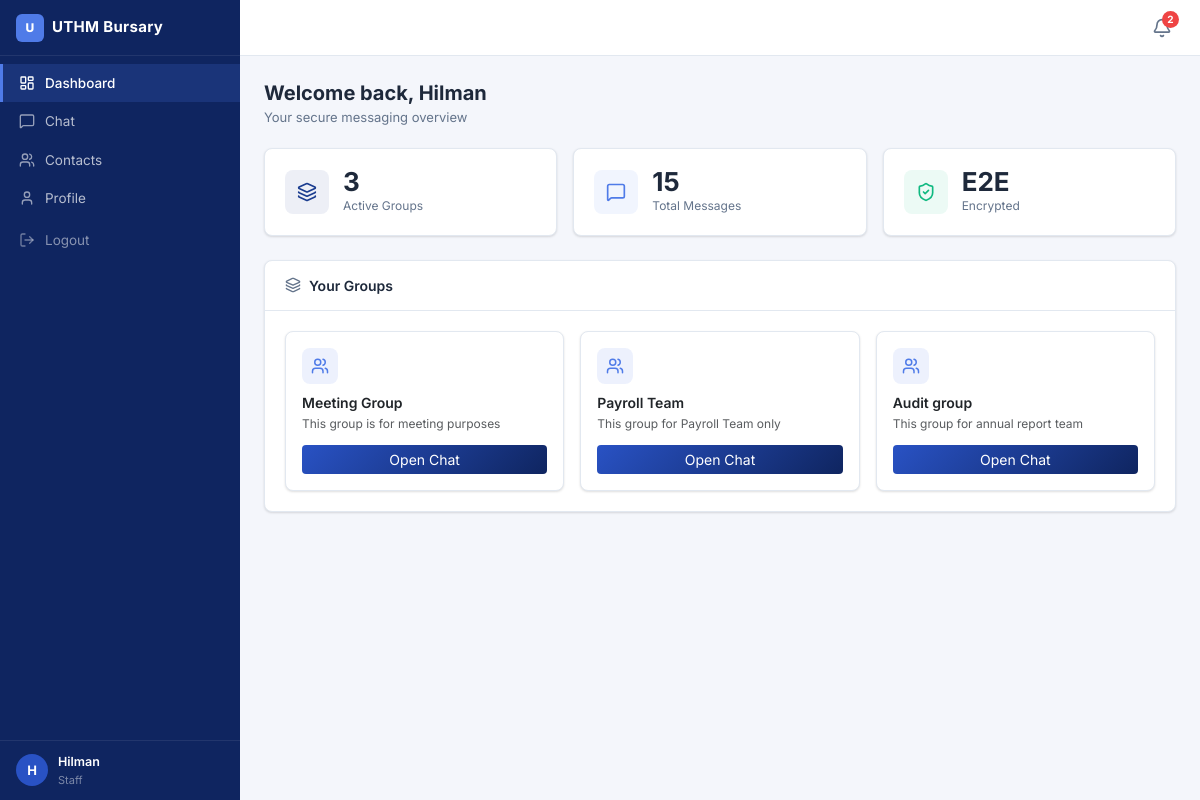
Screenshot of /staff/dashboard.php (signed in) with the database file from the repository.
### tables this page shows
CREATE TABLE `groups` (
  `group_id` int NOT NULL,
  `group_name` varchar(100) NOT NULL,
  `description` text,
  `created_by` int NOT NULL,
  `created_at` timestamp NOT NULL DEFAULT CURRENT_TIMESTAMP
);

### staff/dashboard.php (the view, shortened to what this page needs)
<?php
require_once '../config/database.php';
$user_id = $_SESSION['user_id'];
$stmt = $pdo->prepare("
    SELECT g.* FROM `groups` g
    JOIN group_members gm ON g.group_id = gm.group_id
    WHERE gm.user_id = ?
");
$stmt->execute([$user_id]);
$groups = $stmt->fetchAll();
$stmt = $pdo->prepare("
    SELECT COUNT(*) as total FROM messages
    WHERE (receiver_id = ? OR group_id IN (
        SELECT group_id FROM group_members WHERE user_id = ?
    ))
");
$stmt->execute([$user_id, $user_id]);
$msg_count = $stmt->fetch()['total'];
include '../includes/header.php';
?>
<div class="page-header">
    <div>
        <h1>Welcome back, <?php echo htmlspecialchars($_SESSION['name']); ?></h1>
        <div class="page-subtitle">Your secure messaging overview</div>
    </div>
</div>
<div class="stat-grid">
    <div class="stat-card">
        <div class="stat-icon stat-icon--blue">
            <i data-lucide="layers"></i>
        </div>
        <div>
            <div class="stat-value"><?php echo count($groups); ?></div>
            <div class="stat-label">Active Groups</div>
        </div>
    </div>
    <div class="stat-card">
        <div class="stat-icon stat-icon--indigo">
            <i data-lucide="message-square"></i>
        </div>
        <div>
            <div class="stat-value"><?php echo $msg_count; ?></div>
            <div class="stat-label">Total Messages</div>
        </div>
    </div>
    <div class="stat-card">
        <div class="stat-icon stat-icon--green">
            <i data-lucide="shield-check"></i>
        </div>
        <div>
            <div class="stat-value">E2E</div>
            <div class="stat-label">Encrypted</div>
        </div>
    </div>
</div>
<div class="card">
    <div class="card-header">
        <i data-lucide="layers"></i>
        Your Groups
    </div>
    <div class="card-body">
        <?php if (empty($groups)): ?>
            <p class="text-muted mb-0">You are not assigned to any groups yet.</p>
        <?php else: ?>
            <div class="row g-3">
                <?php foreach ($groups as $group): ?>
                    <div class="col-md-4 col-sm-6">
                        <div class="group-card">
                            <div class="group-card-icon">
                                <i data-lucide="users"></i>
                            </div>
                            <div>
                                <div class="fw-semibold" style="font-size:14px;">
                                    <?php echo htmlspecialchars($group['group_name']); ?>
                                </div>
                                <?php if (!empty($group['description'])): ?>
                                <div class="text-muted" style="font-size:12px;margin-top:2px;">
                                    <?php echo htmlspecialchars($group['description']); ?>
                                </div>
                                <?php endif; ?>
                            </div>
                            <a href="chat.php?type=group&id=<?php echo $group['group_id']; ?>"
                               class="btn btn-sm btn-gradient mt-1">
                                Open Chat
                            </a>
                        </div>
                    </div>
                <?php endforeach; ?>
            </div>
        <?php endif; ?>
    </div>
</div>
<?php include '../includes/footer.php'; ?>

### assets/css/theme.css (style rules this page uses)
:root { --primary: #1A3C8F; --primary-light: #2952C4; --primary-dark: #0F2560; --accent: #4F7BE8; --surface: #F4F6FB; --border: #E2E8F0; --text: #1E293B; --text-muted: #64748B; --white: #FFFFFF; --danger: #EF4444; --success: #10B981; --warning: #F59E0B; --info: #3B82F6; --sidebar-w: 240px; --topbar-h: 56px; --radius: 8px; --shadow: 0 1px 3px rgba(0,0,0,.08), 0 1px 2px rgba(0,0,0,.06); --shadow-md: 0 4px 6px rgba(0,0,0,.07), 0 2px 4px rgba(0,0,0,.06); }
*, *::before, *::after { box-sizing: border-box; }
body { font-family: 'Inter', system-ui, -apple-system, sans-serif; font-size: 14px; color: var(--text); background: var(--surface); margin: 0; padding: 0; }
.page-header { display: flex; align-items: flex-start; justify-content: space-between; margin-bottom: 20px; flex-wrap: wrap; gap: 12px; }
.page-header h1, .page-header h2 { font-size: 20px; font-weight: 700; color: var(--text); margin: 0; line-height: 1.3; }
.page-subtitle { font-size: 13px; color: var(--text-muted); margin-top: 2px; }
.stat-grid { display: grid; grid-template-columns: repeat(auto-fit, minmax(190px, 1fr)); gap: 16px; margin-bottom: 24px; }
.stat-card { background: var(--white); border: 1px solid var(--border); border-radius: var(--radius); padding: 20px; display: flex; align-items: center; gap: 14px; box-shadow: var(--shadow); }
.stat-icon { width: 44px; height: 44px; border-radius: var(--radius); display: flex; align-items: center; justify-content: center; flex-shrink: 0; }
.stat-icon svg { width: 20px; height: 20px; }
.stat-icon--blue { background: rgba(26,60,143,.08); color: var(--primary); }
.stat-icon--green { background: rgba(16,185,129,.08); color: var(--success); }
.stat-icon--indigo { background: rgba(79,123,232,.08); color: var(--accent); }
.stat-value { font-size: 26px; font-weight: 700; color: var(--text); line-height: 1; }
.stat-label { font-size: 12px; color: var(--text-muted); margin-top: 2px; }
.card { background: var(--white); border: 1px solid var(--border); border-radius: var(--radius); box-shadow: var(--shadow); }
.card-header { padding: 14px 20px; border-bottom: 1px solid var(--border); font-weight: 600; font-size: 14px; color: var(--text); background: transparent; display: flex; align-items: center; gap: 8px; width: 100%; }
.card-header svg { width: 16px; height: 16px; color: var(--text-muted); }
.card-body { padding: 20px; }
.btn-gradient { background: linear-gradient(135deg, var(--primary-light) 0%, var(--primary-dark) 100%); border: none; color: var(--white) !important; }
.group-card { background: var(--white); border: 1px solid var(--border); border-radius: var(--radius); padding: 16px; box-shadow: var(--shadow); display: flex; flex-direction: column; gap: 8px; }
.group-card-icon { width: 36px; height: 36px; background: rgba(79,123,232,.1); color: var(--accent); border-radius: 8px; display: flex; align-items: center; justify-content: center; }
.group-card-icon svg { width: 18px; height: 18px; }

### rows the page displays
groups: group_name "Meeting Group", description "This group is for meeting purposes"
groups: group_name "Payroll Team", description "This group for Payroll Team only"
groups: group_name "Audit group", description "This group for annual report team"

### other values shown
mb_strtoupper(mb_substr($_SESSION['name'], 0, 1)) "H"
$_SESSION['name'] "Hilman"
min($_notif_total, 99) "2"
count($groups) "3"
$msg_count "15"
